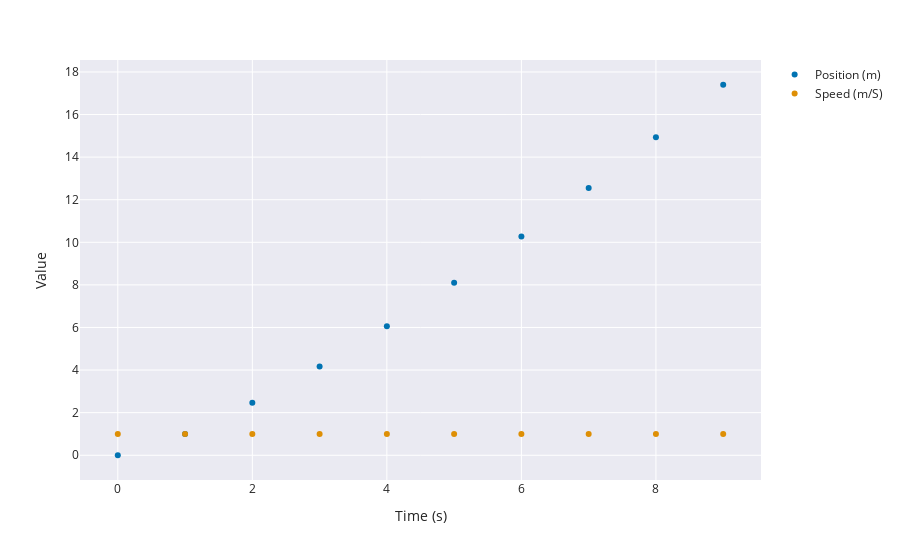

Notebook code cell kept with this figure:
### Code cell
px.scatter(df,x='time__s__', y='position__m__')+px.scatter(df,x='time__s__', y='speed__m/s__')

### Figure 1 — Plotly figure (JSON) as saved in the notebook; plotly's stock layout.template omitted (floating-point values rounded to 4 significant figures)
{"data": [{"hovertemplate": "Time (s)=%{x}<br>Position (m)=%{y}<extra></extra>", "legendgroup": "", "marker": {"color": "#0173b2", "symbol": "circle"}, "mode": "markers", "name": "Position (m)", "orientation": "v", "showlegend": true, "type": "scatter", "x": [0, 1, 2, 3, 4, 5, 6, 7, 8, 9], "xaxis": "x", "y": [0, 1, 2.462, 4.171, 6.063, 8.103, 10.27, 12.55, 14.93, 17.4], "yaxis": "y"}, {"hovertemplate": "Time (s)=%{x}<br>Speed (m/S)=%{y}<extra></extra>", "legendgroup": "", "marker": {"color": "#de8f05", "symbol": "circle"}, "mode": "markers", "name": "Speed (m/S)", "orientation": "v", "showlegend": true, "type": "scatter", "x": [0, 1, 2, 3, 4, 5, 6, 7, 8, 9], "xaxis": "x", "y": [1, 1, 1, 1, 1, 1, 1, 1, 1, 1], "yaxis": "y"}], "layout": {"legend": {"tracegroupgap": 0}, "margin": {"t": 60}, "xaxis": {"anchor": "y", "domain": [0, 1], "title": {"text": "Time (s)"}}, "yaxis": {"anchor": "x", "domain": [0, 1], "title": {"text": "Value"}}}}
